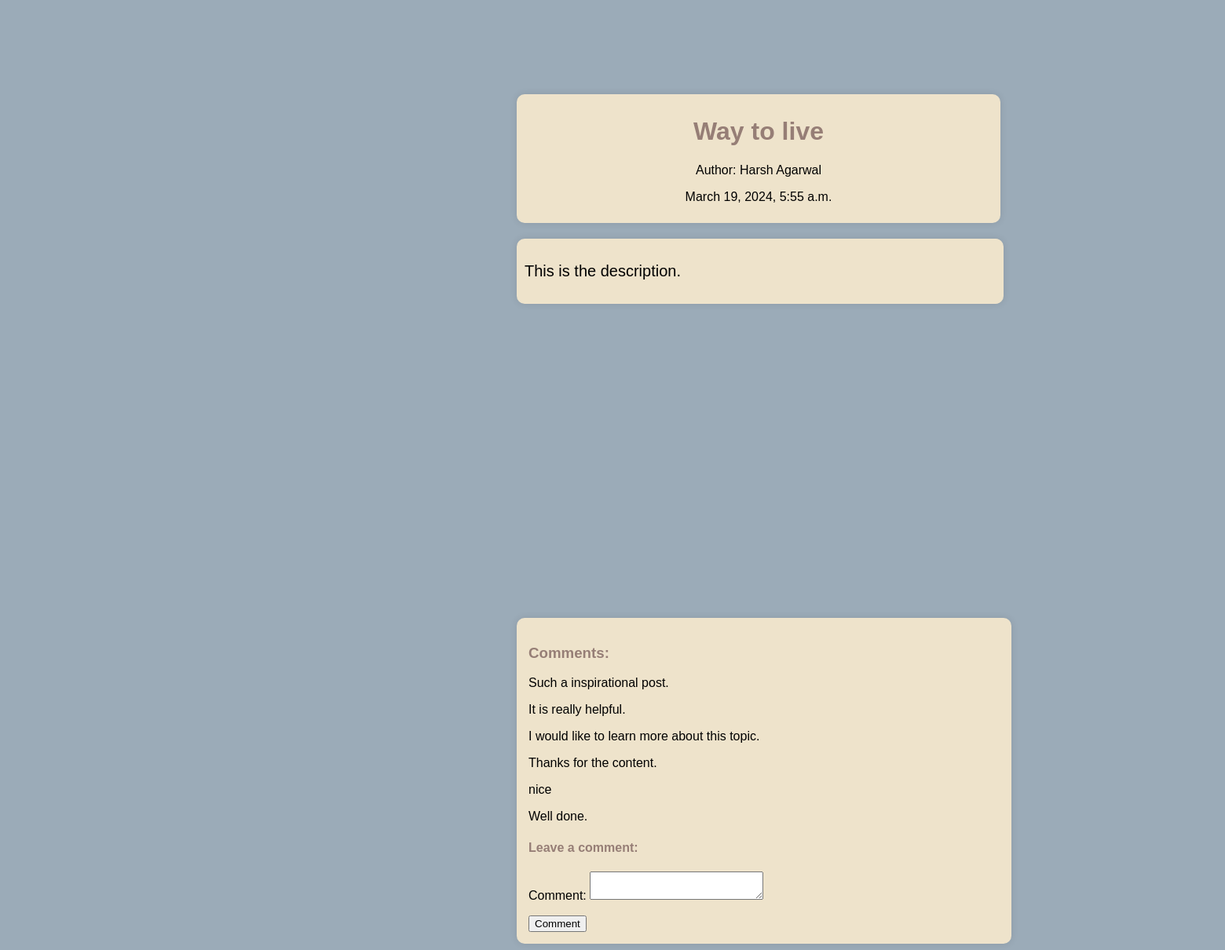
/blog/blogs/3/ (signed in), run on the app's committed database.
### blog/models.py (models this page shows, shortened)
class BaseModel(models.Model):
    created_at = models.DateTimeField(auto_now_add=True)
    updated_at = models.DateTimeField(auto_now=True)
    class Meta:
        abstract = True

class BlogPost(BaseModel):
    title = models.TextField(default="No title available")
    author = models.ForeignKey(Author, on_delete=models.CASCADE, related_name = "blogs")
    content = models.TextField()
    class Meta:
        db_table = "blog_post"

class Author(BaseModel):
    user = models.OneToOneField(User, on_delete=models.CASCADE, default=None, related_name = "author")
    name = models.CharField(max_length=50)
    biological_info = models.TextField()
    class Meta:
        db_table = "authors"
    def __str__(self):
        return self.name

class Comment(BaseModel):
    blog = models.ForeignKey(BlogPost, on_delete=models.CASCADE,  related_name = "comments")
    comment = models.TextField()
    class Meta:
        db_table = "comments"

### blog/views.py (the view)
# urls.py: path("blogs/<int:pk>/",views.BlogDetail.as_view(), name="blogdetail"),
class BlogDetail(generic.DetailView,FormMixin):
    model = BlogPost
    template_name = "blog/blog_detail.html"
    context_object_name = "post"
    form_class = CommentForm
    def get_context_data(self, **kwargs: Any):
        context = super().get_context_data(**kwargs)
        post = self.get_object()
        context['comments'] = post.comments.all().order_by("created_at")
        context['form'] = CommentForm()
        return context
    @method_decorator(login_required)
    def post(self, request, *args, **kwargs):
        form = self.form_class(request.POST)
        post = self.get_object()
        if form.is_valid():
            comment = form.cleaned_data['comment']
            comment_instance = Comment.objects.create(blog=post, comment=comment)
            return redirect('.')

### blog/form.py
class CommentForm(forms.ModelForm):
    class Meta:
        model = Comment
        fields = ['comment']
        widgets = {
            'comment': forms.Textarea(attrs={'rows':2, 'cols':25}),
        }

### blog/templates/blog/blog_detail.html (shortened to what this page needs)
{% extends 'blog/base.html' %}
    {% block htmlhead %} {% load static %}
    <link rel="stylesheet" href="{% static 'blog/blog_detail.css' %}" />
    {% endblock htmlhead %}
    {% block content %}
    <div class="post">
      <div class="headline">
        <div class="title">
          <h1>{{ post.title }}</h1>
          <div class="author">
            <p>Author: {{ post.author }}</p>
            <p>{{ post.created_at }}</p>
          </div>
        </div>
      </div>
      <div class="content">
        <p>{{ post.content }}</p>
      </div>
      <div class="comment">
        {% if comments %}
        <h3>Comments:</h3>
        {% for comment in comments %}
        <p>{{ comment.comment }}</p>
        {% endfor %} {% endif %}
        <h4>Leave a comment:</h4>
        <form method="post">
          {% csrf_token %} {{ form.as_p }}
          <input type="submit" value="Comment" class="button" />
        </form>
      </div>
    </div>
    {% endblock content%}

### blog/static/blog/base.css (style rules this page uses)
body { font-family: Arial, sans-serif; background-color: #9BABB8; }

### blog/static/blog/blog_detail.css (style rules this page uses)
.post { margin-left: 650px; }
.comment { max-width: 600px; margin-top: 400px; padding: 15px; background-color: #eee3cb; border-radius: 10px; box-shadow: 0px 0px 10px rgba(0, 0, 0, 0.1); }
.comment h3 { color: #967e76; }
.comment h4 { color: #967e76; }
.content { font-size: 20px; }
.headline { margin-top: 20px; max-width: 600px; padding: 8px; background-color: #eee3cb; border-radius: 10px; box-shadow: 0px 0px 10px rgba(0, 0, 0, 0.1); }
.title { text-align: center; color: #967e76; }
.author { color: black; }
.content { margin-top: 20px; max-width: 600px; padding: 10px; background-color: #eee3cb; border-radius: 10px; box-shadow: 0px 0px 10px rgba(0, 0, 0, 0.1); }

### data on the page
BlogPost: title "Way to live", author "Harsh Agarwal", created_at "March 19, 2024, 5:55 a.m.", content "This is the description."
Comment: comment "Such a inspirational post."
Comment: comment "It is really helpful."
Comment: comment "I would like to learn more about this topic."
Comment: comment "Thanks for the content."
Comment: comment "nice"
Comment: comment "Well done."
